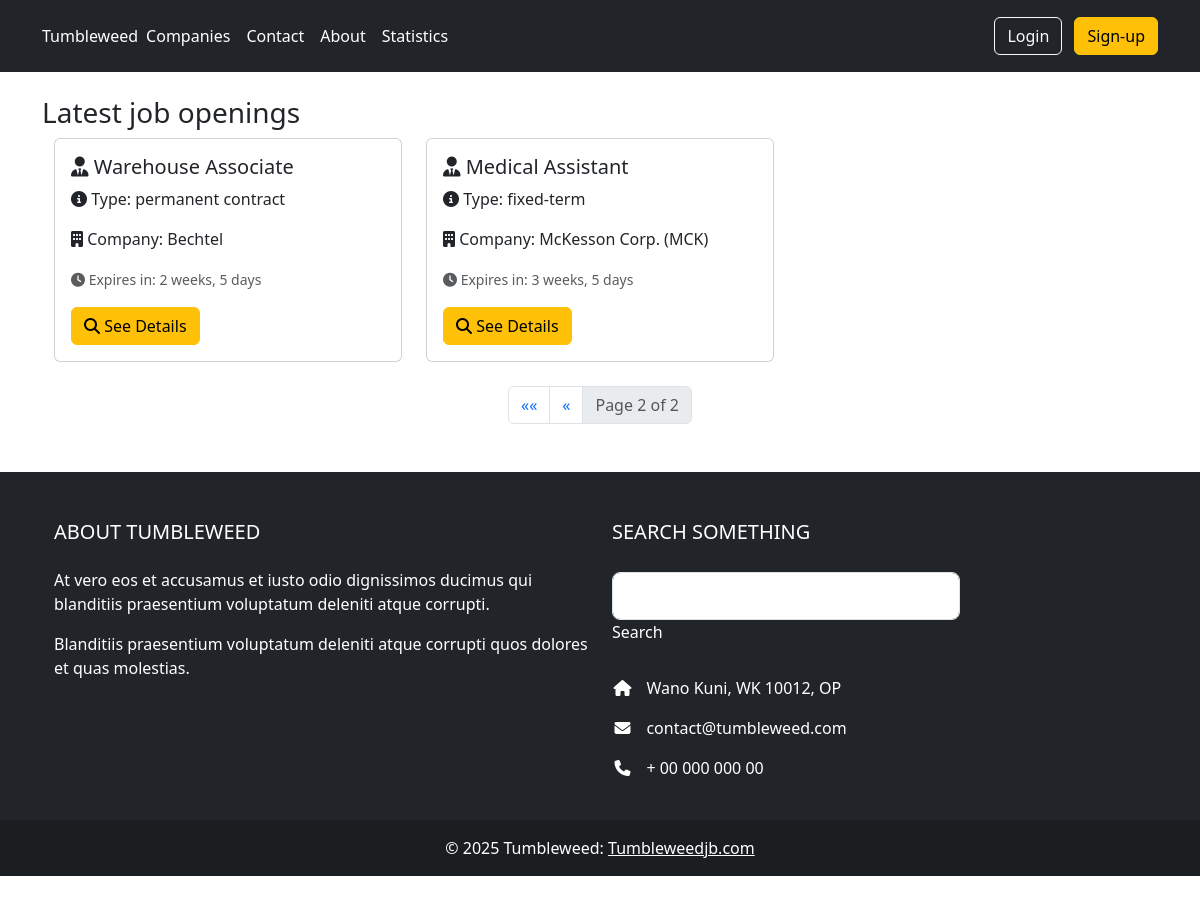
Screenshot of /?page=2 with the database file from the repository.
### JobBoard/models.py (models this page shows, shortened)
class job_opening(models.Model):
    id = models.UUIDField(primary_key=True, default=uuid.uuid4, editable=False)
    position_name = models.CharField(max_length=100)
    reference = models.UUIDField(default=uuid.uuid4, editable=False)
    description = HTMLField()
    contrat_type =(
        ('permanent contract','permanent contract'),
        ('fixed-term','fixed-term'),
        ('Internship','Internship'),
    )
    type = models.CharField(max_length=50, choices=contrat_type, default=None)
    salary = models.FloatField()
    expiration_date = models.DateField()
    Company = models.ForeignKey(Company, on_delete=models.DO_NOTHING)
    created_at = models.DateField(auto_now=True)
    class meta:
        verbose_name_plural = "Job Openings"

class Company(models.Model):
    id = models.UUIDField(primary_key=True, default=uuid.uuid4, editable=False)
    name = models.CharField(max_length=200)
    size_choice = (
        ('0 - 10', '0 - 10'),
        ('10 - 30', '10 - 30'),
        ('30 - 50', '30 - 50'),
        ('50 - 100+', '50 - 100+')
    )
    employee_size = models.CharField(max_length=15, choices=size_choice)
    sector_choice =(
        ('Construction','Construction'),
        ('Financial Services','Financial Services'),
        ('Foodservice','Foodservice'),
        ('Healthcare','Healthcare'),
        ('Technology & Telecom','Technology & Telecom'),
        ('Other','Other')
    )
    sector = models.CharField(max_length=50, choices=sector_choice)
    logo = models.ImageField(upload_to="images/")
    email = models.EmailField(max_length=254)
    class meta:
        verbose_name_plural = "Companies"

### JobBoard/views.py (the view)
# urls.py: path('', views.index, name="index"),
def index(request):
    JOpening = job_opening.objects.all()
    paginator = Paginator(JOpening, 9)
    page = request.GET.get('page')
    try:
        data_page = paginator.page(page)
    except PageNotAnInteger:
        data_page = paginator.page(1)
    except EmptyPage:
        data_page = paginator.page(paginator.num_pages)
    context = {
        'data_page': data_page,
        }
    return render(request, "JobBoard/index.html", context)

### JobBoard/templates/JobBoard/index.html (shortened to what this page needs)
{% extends "base.html" %} {% load static %}
{% block content %}
<h3>Latest job openings</h3>
<div class="container">
  <div class="row">
      {% for data in data_page %}
      <div class="col-md-4 mb-4">
          <div class="card">
              <div class="card-body">
                  <h5 class="card-title"><i class="fas fa-user-tie"></i> {{ data.position_name }}</h5>
                  <p class="card-text"><i class="fas fa-info-circle"></i> Type: {{ data.type }}</p>
                  <p class="card-text"><i class="fas fa-building"></i> Company: {{ data.Company.name }}</p>
                  <p class="card-text">
                      <small class="text-muted"><i class="fas fa-clock"></i> Expires in: {{ data.expiration_date|timeuntil }}</small>
                  </p>
                  <a href="{% url 'opening-details' pk=data.pk %}" class="btn btn-warning"><i class="fas fa-search"></i> See Details</a>
              </div>
          </div>
      </div>
      {% endfor %}
  </div>
</div>
<div class="container">
    <nav aria-label="Page navigation">
      <ul class="pagination justify-content-center">
        {% if data_page.has_previous %}
          <li class="page-item">
            <a class="page-link" href="?page=1" aria-label="First">
              <span aria-hidden="true">&laquo;&laquo;</span>
            </a>
          </li>
          <li class="page-item">
            <a class="page-link" href="?page={{ data_page.previous_page_number }}" aria-label="Previous">
              <span aria-hidden="true">&laquo;</span>
            </a>
          </li>
        {% endif %}
        <li class="page-item disabled">
          <span class="page-link">Page {{ data_page.number }} of {{ data_page.paginator.num_pages }}</span>
        </li>
      </ul>
    </nav>
  </div>
{%endblock content %}

### rows the page displays
job_opening: position_name "Warehouse Associate", type "permanent contract", Company.name "Bechtel", expiration_date "2 weeks, 5 days"
job_opening: position_name "Medical Assistant", type "fixed-term", Company.name "McKesson Corp. (MCK)", expiration_date "3 weeks, 5 days"

### other values shown
{{ data_page.number }} "2"
{{ data_page.paginator.num_pages }} "2"
